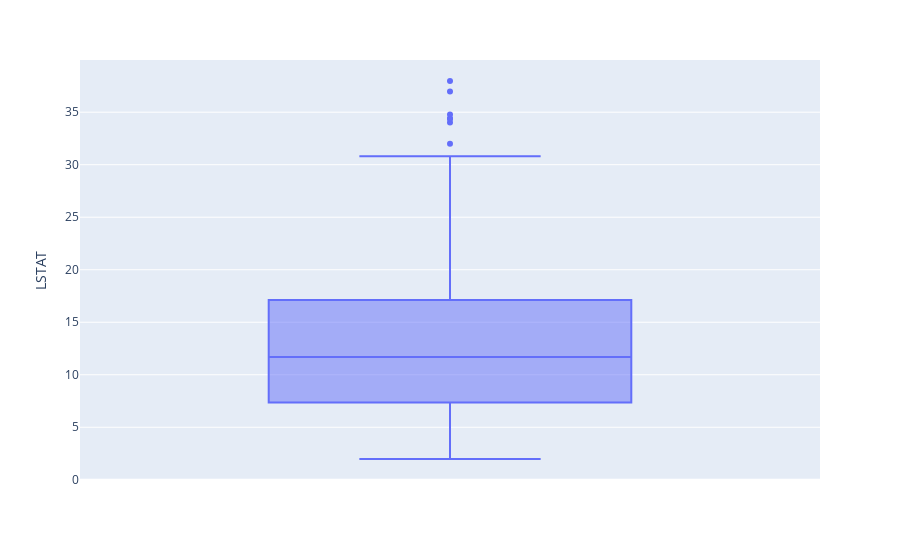

Notebook code cell kept with this figure:
### Code cell
boxplot = px.box(df, y="LSTAT")
boxplot.show()

### Figure 1 — Plotly figure (JSON) as saved in the notebook; plotly's stock layout.template omitted (floating-point values rounded to 4 significant figures; data arrays with more than 128 entries replaced by an {"elided": "..."} marker saying what was removed)
{"data": [{"alignmentgroup": "True", "hovertemplate": "LSTAT=%{y}<extra></extra>", "legendgroup": "", "marker": {"color": "#636efa"}, "name": "", "notched": false, "offsetgroup": "", "orientation": "v", "showlegend": false, "type": "box", "x0": " ", "xaxis": "x", "y": {"elided": "489 float values"}, "y0": " ", "yaxis": "y"}], "layout": {"autosize": true, "boxmode": "group", "legend": {"tracegroupgap": 0}, "margin": {"t": 60}, "xaxis": {"anchor": "y", "autorange": true, "domain": [0, 1], "range": [-0.5, 0.5], "type": "category"}, "yaxis": {"anchor": "x", "autorange": true, "domain": [0, 1], "range": [-0.01944, 39.97], "title": {"text": "LSTAT"}, "type": "linear"}}}
